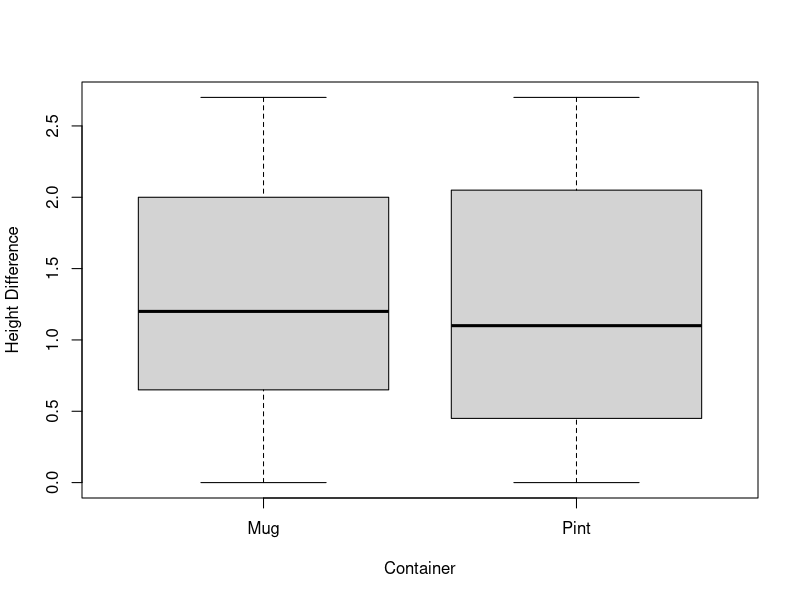
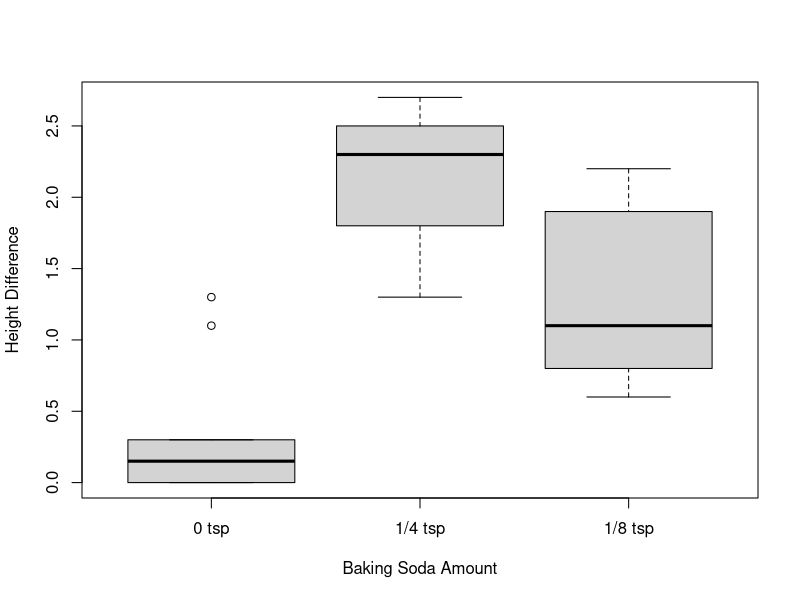
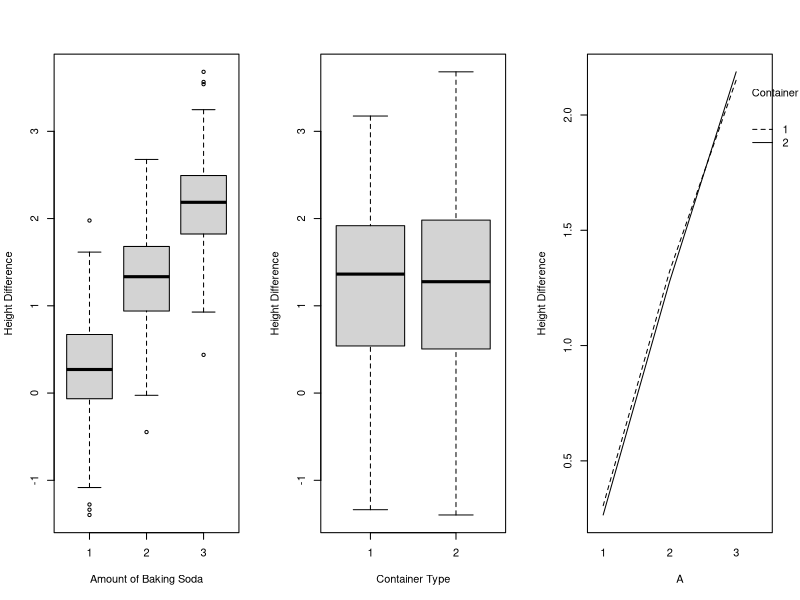
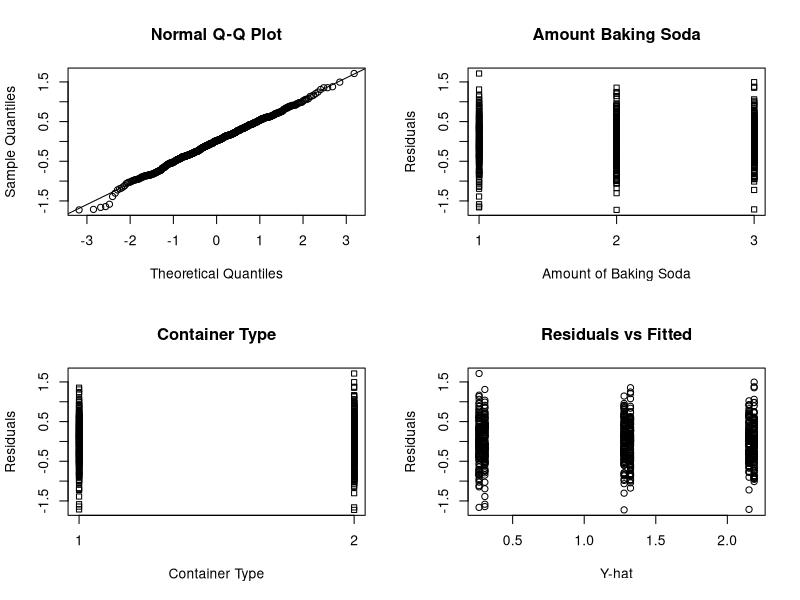
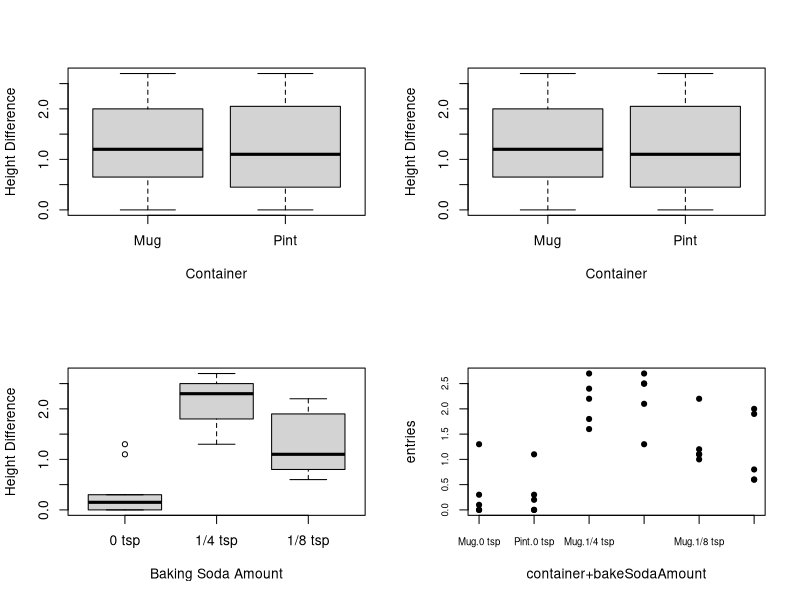
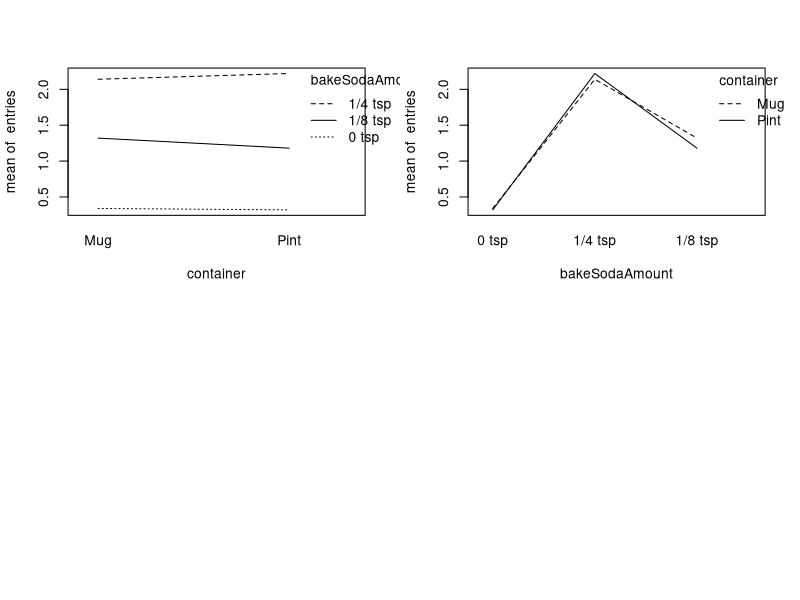
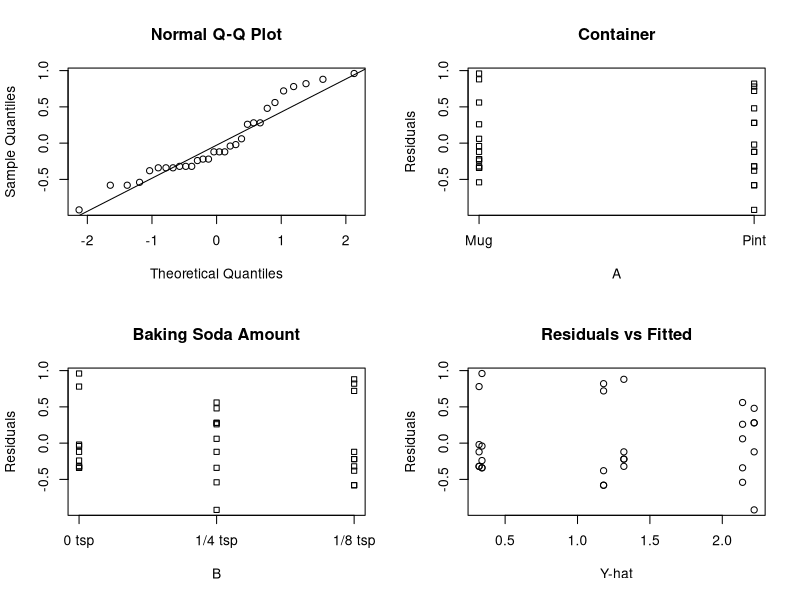
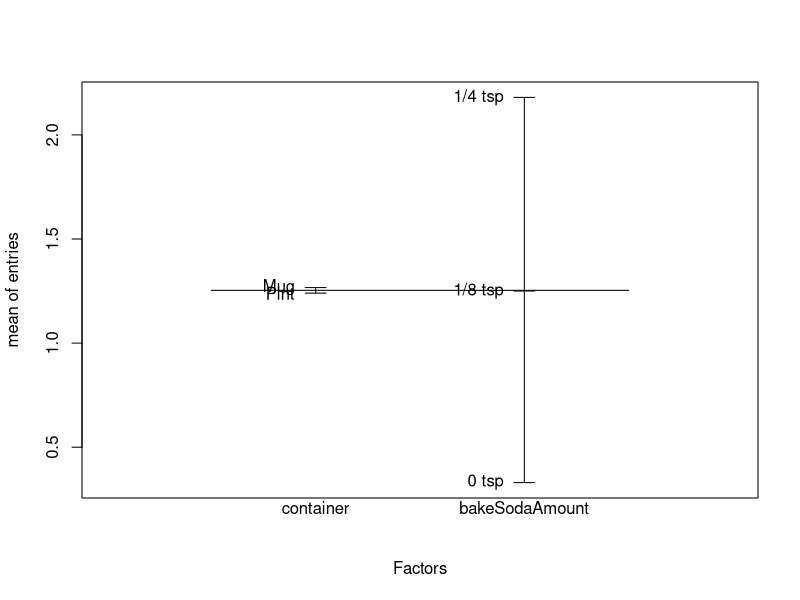

Generate these figures, in order, with R:
## ---- chunk 1
knitr::opts_chunk$set(echo = TRUE)
## ---- chunk 2
sample(1:6)
## ---- chunk 3
entries <- c(0, 0.3, 1.3, 0, 0.1, 0, 0.3, 1.1, 0, 0.2, 1, 1.1, 2.2, 1.2, 1.1, 2, 0.8, 1.9, 0.6, 0.6, 2.7, 1.6, 2.4, 2.2, 1.8, 1.3, 2.7, 2.1, 2.5, 2.5)
length(entries)
container <- as.factor(c("Mug", "Mug", "Mug", "Mug", "Mug", "Pint", "Pint", "Pint", "Pint", "Pint", "Mug", "Mug", "Mug", "Mug", "Mug", "Pint", "Pint", "Pint", "Pint", "Pint", "Mug", "Mug", "Mug", "Mug", "Mug", "Pint", "Pint", "Pint", "Pint", "Pint"))
length(container)
bakeSodaAmount <- as.factor(c(rep("0 tsp", 10), rep("1/8 tsp", 10), rep("1/4 tsp", 10)))
cbind(entries, container, bakeSodaAmount)
length(bakeSodaAmount)

twoway <- aov(entries~bakeSodaAmount+container+bakeSodaAmount*container)
summary(twoway)

#Diagnostics
plot(container, entries, xlab="Container", ylab="Height Difference")
plot(bakeSodaAmount, entries, xlab="Baking Soda Amount", ylab="Height Difference")
## ---- chunk 4
alpha=0.05
a=3#number of levels of a
b=2#number of levels of b
sigsq=0.295

#For Factor A=AmountBakingSoda
n=18:35
D=0.5#desired difference in means to detect with prob 1-beta
Fcrit=qf(1-alpha,a-1,a*b*(n-1))#value at which we reject H0
lam=n*b*(D^2)/(2*sigsq)
beta=pf(Fcrit,a-1,a*b*(n-1),ncp=lam)
power=1-beta
nforA=cbind(n,Fcrit,beta,power)#output for A
nforA

#For Factor B=ContainerType
n=18:35
D=0.5#desired difference in means to detect with prob 1-beta
Fcrit=qf(1-alpha,b-1,a*b*(n-1))#value at which we reject H0
lam=n*a*(D^2)/(2*sigsq)
beta=pf(Fcrit,b-1,a*b*(n-1),ncp=lam)
power=1-beta
nforB=cbind(n,Fcrit,beta,power)#output for B
nforB
## ---- chunk 5
#Specify means, sigma and replicates
#You will have to make appropriate changes for your experiment

set.seed(789)

n = 114 #replicates
a = 3 #Factor a
b = 2 #Factor b
sigma = sqrt(0.295) #value of sigma
mean11 = 0.34 #mean for treatment-combination 11
mean12 = 0.32 #mean for treatment-combination 12
mean21 = 1.32 #mean for treatment-combination 21
mean22 = 1.18 #mean for treatment-combination 22
mean31 = 2.14 #mean for treatment-combination 31
mean32 = 2.22 #mean for treatment-combination 32

#Generate the data
y11 = mean11+rnorm(n, 0, sigma); y11
y12 = mean12+rnorm(n, 0, sigma); y12
y21 = mean21+rnorm(n, 0, sigma); y21
y22 = mean22+rnorm(n, 0, sigma); y22
y31 = mean31+rnorm(n, 0, sigma); y31
y32 = mean32+rnorm(n, 0, sigma); y32

#Create data table for ANOVA
yij = c(y11, y12, y21, y22, y31, y32)

fa=as.factor(c(rep(1,b*n),rep(2,b*n),rep(3,b*n)))
fb=as.factor(rep(c(rep(1,n),rep(2,n)), a))


#Remember to check your data to make sure you have generated the data you desire
head(cbind(yij,fa,fb))

summary(yij)
## ---- chunk 6
## Two factor

#Exploratory plots
par(mfrow=c(1,3))
plot(fa,yij, xlab="Amount of Baking Soda",ylab="Height Difference")
plot(fb,yij,xlab="Container Type",ylab="Height Difference")
interaction.plot(fa, fb, yij, xlab="A",ylab="Height Difference", trace.label = "Container Type", fixed = T)

par(mfrow=c(1,1))

#anova
twoway=aov(yij~fa+fb+fa*fb)
summary(twoway)#ANOVA 

#Residual analysis
fits=twoway$fitted
res=twoway$residuals
par(mfrow=c(2,2))
qqnorm(res)
qqline(res)
stripchart(res~fa,vertical=T,xlab="Amount of Baking Soda",ylab="Residuals", main="Amount Baking Soda")
stripchart(res~fb,vertical=T,xlab="Container Type",ylab="Residuals", main="Container Type")
plot(fits,res,xlab="Y-hat",ylab="Residuals", main="Residuals vs Fitted")


## ---- chunk 7
entries <- c(0, 0.3, 1.3, 0, 0.1, 0, 0.3, 1.1, 0, 0.2, 1, 1.1, 2.2, 1.2, 1.1, 2, 0.8, 1.9, 0.6, 0.6, 2.7, 1.6, 2.4, 2.2, 1.8, 1.3, 2.7, 2.1, 2.5, 2.5)
length(entries)
## ---- chunk 8
container <- as.factor(c("Mug", "Mug", "Mug", "Mug", "Mug", "Pint", "Pint", "Pint", "Pint", "Pint", "Mug", "Mug", "Mug", "Mug", "Mug", "Pint", "Pint", "Pint", "Pint", "Pint", "Mug", "Mug", "Mug", "Mug", "Mug", "Pint", "Pint", "Pint", "Pint", "Pint"))
length(container)
## ---- chunk 9
bakeSodaAmount <- as.factor(c(rep("0 tsp", 10), rep("1/8 tsp", 10), rep("1/4 tsp", 10)))
cbind(entries, container, bakeSodaAmount)
## ---- chunk 10
plot(container, entries, xlab="Container", ylab="Height Difference")

twoway <- aov(entries~bakeSodaAmount+container+bakeSodaAmount*container)
summary(twoway)

plot(container, entries, xlab="Container",ylab="Height Difference")
plot(bakeSodaAmount, entries,xlab="Baking Soda Amount",ylab="Height Difference")

stripchart(entries~container+bakeSodaAmount,vertical=T,xlab="container+bakeSodaAmount", cex.lab=1, pch=19,cex.axis=0.7)

#Plotting interaction
interaction.plot(container, bakeSodaAmount, entries)
interaction.plot(bakeSodaAmount,container,entries)

## ---- chunk 11
fits=twoway$fitted
res=twoway$residuals
par(mfrow=c(2,2))
qqnorm(res)
qqline(res)
stripchart(res~container,vertical=T,xlab="A",ylab="Residuals", main="Container")
stripchart(res~bakeSodaAmount,vertical=T,xlab="B",ylab="Residuals", main="Baking Soda Amount")
plot(fits, res, xlab="Y-hat", ylab="Residuals", main="Residuals vs Fitted")

par(mfrow=c(1,1))
plot.design(entries~container+bakeSodaAmount)
